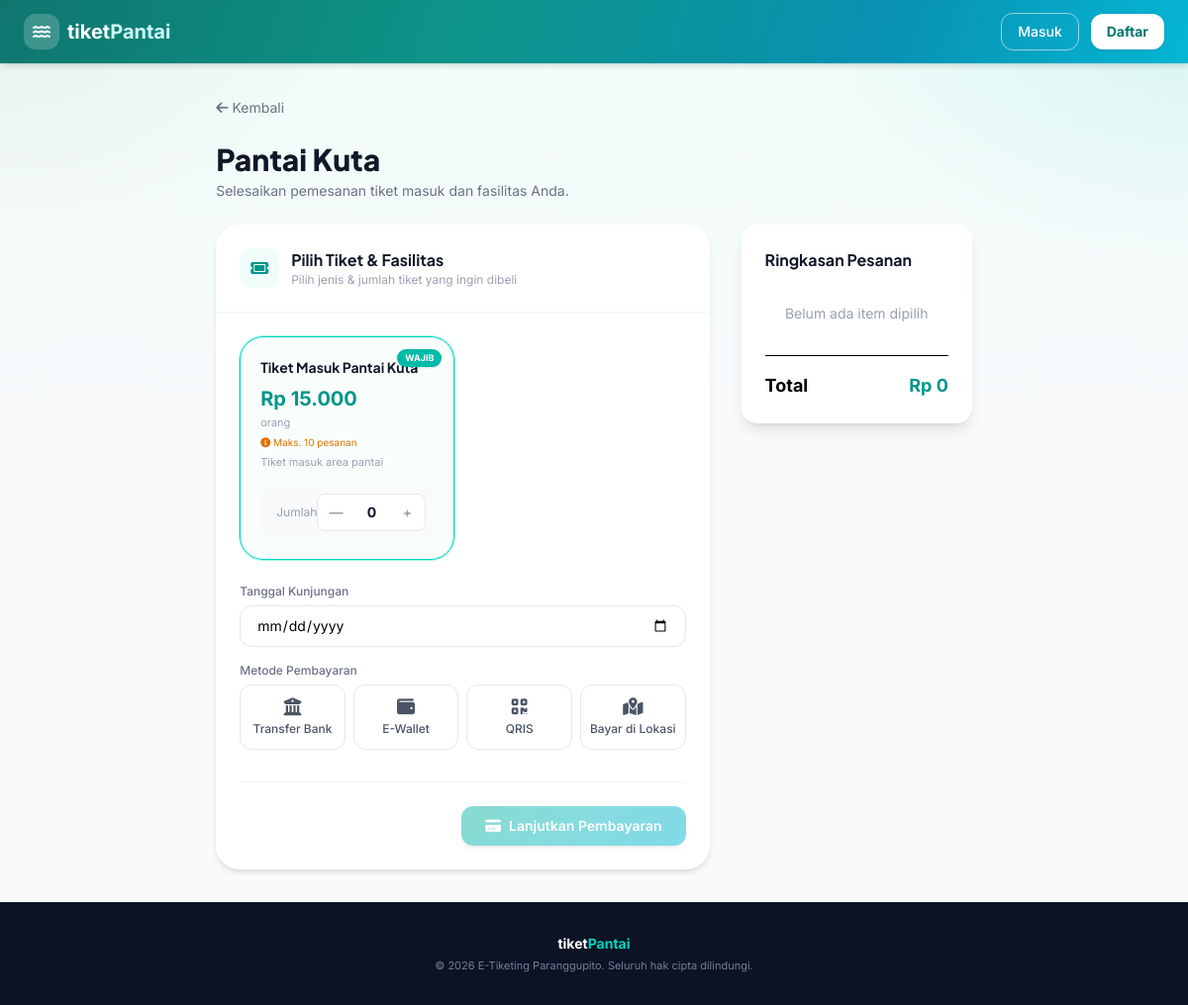
Screenshot of /checkout.php?wisata=pantai-kuta with the database file from the repository.
### tables this page shows
CREATE TABLE IF NOT EXISTS destinations (
  id          INT UNSIGNED NOT NULL AUTO_INCREMENT,
  name        VARCHAR(150)  NOT NULL,
  slug        VARCHAR(170)  NOT NULL,
  image       VARCHAR(255)  NULL,
  location    VARCHAR(200)  NULL,
  rating      DECIMAL(3,1)  NOT NULL DEFAULT 0.0,
  reviews     INT UNSIGNED  NOT NULL DEFAULT 0,
  open_hours  VARCHAR(100)  NULL,
  price       INT UNSIGNED  NOT NULL DEFAULT 0,           
  description TEXT          NULL,
  category    VARCHAR(80)   NOT NULL DEFAULT 'Obyek Wisata',
  is_popular  TINYINT(1)    NOT NULL DEFAULT 0,
  is_active   TINYINT(1)    NOT NULL DEFAULT 1,
  created_at  TIMESTAMP NOT NULL DEFAULT CURRENT_TIMESTAMP,
  updated_at  TIMESTAMP NOT NULL DEFAULT CURRENT_TIMESTAMP ON UPDATE CURRENT_TIMESTAMP,
  PRIMARY KEY (id),
  UNIQUE KEY uq_destinations_slug (slug),
  KEY idx_destinations_category (category),
  KEY idx_destinations_active (is_active)
);

CREATE TABLE IF NOT EXISTS ticket_types (
  id             INT UNSIGNED NOT NULL AUTO_INCREMENT,
  destination_id INT UNSIGNED NOT NULL,
  name           VARCHAR(120)  NOT NULL,
  price          INT UNSIGNED  NOT NULL DEFAULT 0,
  unit           VARCHAR(50)   NULL,                     
  description    VARCHAR(255)  NULL,
  max_qty        INT UNSIGNED  NULL DEFAULT NULL,
  created_at     TIMESTAMP NOT NULL DEFAULT CURRENT_TIMESTAMP,
  PRIMARY KEY (id),
  KEY idx_ticket_types_destination (destination_id),
  CONSTRAINT fk_ticket_types_destination
    FOREIGN KEY (destination_id) REFERENCES destinations(id)
    ON DELETE CASCADE ON UPDATE CASCADE
);

### payments.php (called while the page is built, shortened)
<?php
function get_payments(): array
{
    return [
        'groups' => [
            'bank'     => ['label' => 'Transfer Bank', 'icon' => 'fa-building-columns'],
            'ewallet'  => ['label' => 'E-Wallet',      'icon' => 'fa-wallet'],
            'qris'     => ['label' => 'QRIS',          'icon' => 'fa-qrcode'],
            'location' => ['label' => 'Bayar di Lokasi', 'icon' => 'fa-map-location-dot'],
        ],
        'bank' => [
            ['key' => 'bca',     'name' => 'Bank BCA',     'number' => '7835456331', 'holder' => 'Ahmad Fatkhur Rifqi'],
            ['key' => 'seabank',     'name' => 'SeaBank',     'number' => '901445595617', 'holder' => 'Ahmad Fatkhur Rifqi'],
            ['key' => 'bri',     'name' => 'Bank BRI',     'number' => '129701006306538', 'holder' => ''],
        ],
        'ewallet' => [
            ['key' => 'gopay',     'name' => 'GoPay',     'number' => '081294761810', 'holder' => 'Riana Nur Safitri'],
            ['key' => 'dana',      'name' => 'DANA',      'number' => '081294761810', 'holder' => 'Riana Nur Safitri'],
            ['key' => 'shopeepay', 'name' => 'ShopeePay', 'number' => '081294761810', 'holder' => 'Riana Nur Safitri'],
            ['key' => 'ovo',       'name' => 'OVO',       'number' => '081294761810', 'holder' => 'Riana Nur Safitri'],
        ],
        'qris' => [
            'image' => 'assets/qris.jpeg',
            'label' => 'QRIS',
        ],
    ];
}

### checkout.php (the view, shortened to what this page needs)
<?php
$pdo = require __DIR__ . '/db.php';
$user = $_SESSION['user'] ?? null;
$slug = $_GET['wisata'] ?? '';
require __DIR__ . '/payments.php';
$payCfg = get_payments();
$stmt = $pdo->prepare('SELECT * FROM destinations WHERE slug = ? AND is_active = TRUE LIMIT 1');
$stmt->execute([$slug]);
$dest = $stmt->fetch();
$ttStmt = $pdo->prepare('SELECT * FROM ticket_types WHERE destination_id = ? ORDER BY (name LIKE \'%masuk%\') DESC, id ASC');
$ttStmt->execute([$dest['id']]);
$ticketTypes = $ttStmt->fetchAll();
$entryTicketId = null;
foreach ($ticketTypes as $tt) {
    if (stripos($tt['name'], 'masuk') !== false) {
        $entryTicketId = (int)$tt['id'];
        break;
    }
}
?>
<!doctype html>
<html lang="id">
<head>
  <script src="https://cdn.jsdelivr.net/npm/@tailwindcss/browser@4"></script>
  <link rel="stylesheet" href="https://cdnjs.cloudflare.com/ajax/libs/font-awesome/6.4.0/css/all.min.css">
  <link rel="stylesheet" href="assets/app.css?v=7">
</head>
<body class="tp-page-bg min-h-screen flex flex-col">
  <nav class="tp-nav tp-navbar sticky top-0 z-50 shadow-md">
    <div class="max-w-7xl mx-auto px-4 sm:px-6 flex items-center justify-between h-16">
      <a href="index.php" class="flex items-center gap-2 hover:opacity-80 transition">
        <div class="w-9 h-9 bg-white/20 rounded-xl flex items-center justify-center"><i class="fa-solid fa-water text-white text-base"></i></div>
        <span class="text-xl font-bold text-white">tiket<span class="text-cyan-100">Pantai</span></span>
      </a>
      <div class="hidden md:flex items-center gap-3">
        <?php if ($user): ?>
        <a href="orders.php" class="tp-nav-link text-sm font-medium px-3 py-1.5">Pesanan Saya</a>
        <div class="tp-nav-glass flex items-center gap-2 px-3 py-1.5 rounded-full">
          <div class="w-6 h-6 bg-white/30 rounded-full flex items-center justify-center"><span class="text-[10px] font-bold text-white"><?= strtoupper(substr($user['name'], 0, 1)) ?></span></div>
          <span class="text-sm font-medium"><?= htmlspecialchars($user['name']) ?></span>
        </div>
        <a href="auth/logout.php" class="tp-nav-outline text-sm font-medium px-3 py-1.5 rounded-lg">Keluar</a>
        <?php else: ?>
        <a href="auth/login.php" class="tp-nav-outline text-sm font-medium px-4 py-2 rounded-xl">Masuk</a>
        <a href="auth/register.php" class="text-sm font-bold text-teal-700 bg-white hover:bg-cyan-50 px-4 py-2 rounded-xl shadow">Daftar</a>
        <?php endif; ?>
      </div>
    </div>
  </nav>
  <div class="max-w-5xl mx-auto my-8 px-4">
    <a href="index.php" class="text-sm text-gray-500 hover:text-gray-700 mb-6 inline-flex items-center gap-1"><i class="fa-solid fa-arrow-left"></i> Kembali</a>
    <h1 class="font-display text-3xl font-extrabold text-gray-900 mb-1"><?= htmlspecialchars($dest['name']) ?></h1>
    <p class="text-sm text-gray-500 mb-6">Selesaikan pemesanan tiket masuk dan fasilitas Anda.</p>
    <div class="grid grid-cols-1 lg:grid-cols-3 gap-8">
      <div class="lg:col-span-2">
        <div class="reveal bg-white rounded-3xl shadow-md overflow-hidden">
          <div class="p-6 border-b border-gray-100 flex items-center gap-3">
            <div class="w-10 h-10 bg-teal-50 rounded-xl flex items-center justify-center"><i class="fa-solid fa-ticket text-teal-600"></i></div>
            <div>
              <h2 class="font-bold text-gray-900">Pilih Tiket & Fasilitas</h2>
              <p class="text-xs text-gray-400">Pilih jenis & jumlah tiket yang ingin dibeli</p>
            </div>
          </div>
          <div class="p-6">
            <form id="checkoutForm" method="POST" action="process_order.php">
              <div class="grid grid-cols-1 sm:grid-cols-2 gap-4">
                <?php foreach ($ticketTypes as $tt): ?>
                <?php $isEntry = $entryTicketId === (int)$tt['id']; ?>
                <div id="card-<?= $tt['id'] ?>" data-ticket-card="<?= $tt['id'] ?>" class="tp-card relative border rounded-3xl p-5 flex flex-col justify-between min-h-[150px] <?= $isEntry ? 'border-teal-400 ring-1 ring-teal-200 bg-teal-50/40 hover:border-teal-500' : 'border-gray-200 hover:border-teal-400' ?>">
                  <?php if ($isEntry): ?>
                  <span class="absolute top-3 right-3 bg-teal-500 text-white text-[9px] font-bold px-2 py-0.5 rounded-full shadow-sm">WAJIB</span>
                  <?php endif; ?>
                  <div>
                    <h3 class="font-bold text-gray-900 text-sm"><?= htmlspecialchars($tt['name']) ?></h3>
                    <div class="text-teal-600 font-bold text-xl mt-2">Rp <?= number_format($tt['price'], 0, ',', '.') ?></div>
                    <div class="text-[11px] text-gray-400 mt-0.5"><?= htmlspecialchars($tt['unit']) ?></div>
                    <?php if (!empty($tt['max_qty'])): ?>
                    <div class="text-[10px] text-amber-600 mt-1"><i class="fa-solid fa-circle-info"></i> Maks. <?= (int)$tt['max_qty'] ?> pesanan</div>
                    <?php endif; ?>
                    <?php if ($tt['description']): ?>
                    <div class="text-[11px] text-gray-400 mt-1"><?= htmlspecialchars($tt['description']) ?></div>
                    <?php endif; ?>
                  </div>
                  <div class="flex items-center justify-between bg-gray-50 rounded-xl p-2 mt-4">
                    <span class="text-xs text-gray-400 pl-2">Jumlah</span>
                    <div class="flex items-center gap-3 bg-white border border-gray-200 rounded-lg p-1">
                      <button type="button" onclick="ubahJumlah(<?= $tt['id'] ?>, -1)" class="w-7 h-7 flex items-center justify-center text-gray-400 hover:text-gray-600 hover:bg-gray-50 rounded-md transition cursor-pointer text-sm font-semibold">&mdash;</button>
                      <span id="qty-<?= $tt['id'] ?>" class="font-bold text-gray-900 text-sm min-w-[20px] text-center">0</span>
                      <button type="button" onclick="ubahJumlah(<?= $tt['id'] ?>, 1)" class="w-7 h-7 flex items-center justify-center text-gray-400 hover:text-gray-600 hover:bg-gray-50 rounded-md transition cursor-pointer text-sm font-semibold">+</button>
                    </div>
                  </div>
                </div>
                <?php endforeach; ?>
              </div>
              <div class="mt-6 space-y-4">
                <div>
                  <label class="block text-xs text-gray-500 mb-1.5 font-medium">Tanggal Kunjungan</label>
                  <input type="date" name="visit_date" id="visit_date" min="<?= date('Y-m-d') ?>" class="w-full px-4 py-2.5 border border-gray-200 rounded-xl text-sm focus:outline-none focus:ring-2 focus:ring-teal-500" required>
                </div>
                <div>
                  <label class="block text-xs text-gray-500 mb-1.5 font-medium">Metode Pembayaran</label>
                  <div class="grid grid-cols-2 sm:grid-cols-4 gap-2 mb-3">
                    <?php foreach ($payCfg['groups'] as $gKey => $g): ?>
                    <button type="button" data-group="<?= $gKey ?>"
                      onclick="pilihMetode('<?= $gKey ?>', '<?= htmlspecialchars($g['label'], ENT_QUOTES) ?>')"
                      class="metode-btn flex flex-col items-center gap-1.5 border border-gray-200 rounded-xl py-3 px-2 text-xs font-medium text-gray-600 hover:border-teal-400 hover:bg-teal-50 transition cursor-pointer">
                      <i class="fa-solid <?= $g['icon'] ?> text-lg"></i>
                      <span><?= htmlspecialchars($g['label']) ?></span>
                    </button>
                    <?php endforeach; ?>
                  </div>
                </div>
              </div>
              <div class="mt-8 pt-6 border-t border-gray-100 flex justify-end">
                <button type="submit" id="submitBtn" class="tp-btn tp-btn-gradient text-white text-sm font-semibold py-2.5 px-6 rounded-xl shadow-md cursor-pointer flex items-center gap-2 disabled:opacity-50 disabled:cursor-not-allowed" disabled>
                  <i class="fa-solid fa-credit-card"></i> Lanjutkan Pembayaran
                </button>
              </div>
            </form>
          </div>
        </div>
      </div>
      <div>
        <div class="reveal bg-white rounded-2xl shadow-lg p-6 sticky top-24">
          <h3 class="font-bold text-gray-900 mb-4">Ringkasan Pesanan</h3>
          <div class="text-sm text-gray-400 text-center py-4" id="summary-empty">Belum ada item dipilih</div>
          <hr class="my-4">
          <div class="flex justify-between font-bold text-lg">
            <span>Total</span>
            <span class="text-teal-600" id="total-display">Rp 0</span>
          </div>
        </div>
      </div>
    </div>
  </div>
  <footer class="bg-[#0b1325] text-[#718096] text-[11px] mt-auto">
    <div class="max-w-7xl mx-auto px-4 py-8 text-center">
      <div class="text-white text-sm font-bold mb-1">tiket<span class="text-teal-400">Pantai</span></div>
      <p>&copy; <?= date('Y') ?> E-Tiketing Paranggupito. Seluruh hak cipta dilindungi.</p>
    </div>
  </footer>
</body>
</html>

### assets/app.css (style rules this page uses)
:root { --tp-shadow-lg: 0 24px 60px -20px rgba(15, 23, 42, 0.28); }
html { scroll-behavior: smooth; }
.tp-page-bg { background-color: #f8fafc; background-image: radial-gradient(55% 45% at 100% 0%, rgba(20, 184, 166, 0.12) 0%, transparent 60%), radial-gradient(50% 40% at 0% 0%, rgba(149, 149, 149, 0.12) 0%, transparent 60%), linear-gradient(180deg, #f0fdfa 0%, #f8fafc 40%, #f8fafc 100%); background-attachment: fixed; }
.tp-nav { transition: box-shadow 0.3s ease, background-color 0.3s ease; }
.tp-navbar { background-image: linear-gradient(110deg, #0f766e 0%, #0d9488 38%, #0891b2 74%, #06b6d4 100%); color: #ffffff; }
.tp-nav-outline { border: 1px solid rgba(255, 255, 255, 0.55); color: #fff; }
.tp-btn-gradient { background-image: linear-gradient(135deg, #14b8a6 0%, #06b6d4 100%); }
.tp-card { transition: transform 0.35s, box-shadow 0.35s, border-color 0.35s ease; }

### checkout.php (style rules this page uses)
body { font-family: 'Inter', sans-serif; }
h1, h2, h3, .font-display { font-family: 'Plus Jakarta Sans', 'Inter', sans-serif; }

### rows the page displays
destinations: name "Pantai Kuta"
ticket_types: shows "WAJIB", name "Tiket Masuk Pantai Kuta", price "15.000", unit "orang", max_qty "10", description "Tiket masuk area pantai"

### other values shown
$g['label'] "Transfer Bank"
$g['label'] "E-Wallet"
$g['label'] "QRIS"
$g['label'] "Bayar di Lokasi"
